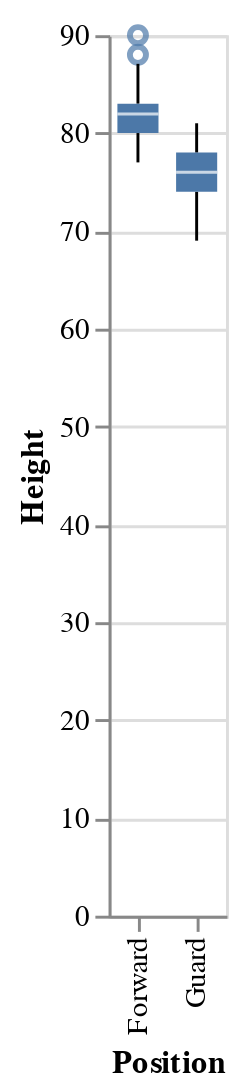

Source (notebook cell):
### Markdown cell above
## Comparing Heights

The following plots show the heights and weights of players, separated by position.

### Code cell
# Version B & C
chart = alt.Chart(nba).mark_boxplot().encode(
    x=alt.X('Position_GF', axis=alt.Axis(title='Position')),
    y=alt.Y('Height')
)
chart

### Figure 1 — Vega-Lite specification as saved in the notebook (floating-point values rounded to 4 significant figures; data arrays with more than 128 entries replaced by an {"elided": "..."} marker saying what was removed)
{"config": {"view": {"continuousWidth": 400, "continuousHeight": 300}}, "data": {"name": "data-c026105d3c7e6726333173eb37882f52"}, "mark": "boxplot", "encoding": {"x": {"type": "nominal", "axis": {"title": "Position"}, "field": "Position_GF"}, "y": {"type": "quantitative", "field": "Height"}}, "$schema": "https://vega.github.io/schema/vega-lite/v4.8.1.json", "datasets": {"data-c026105d3c7e6726333173eb37882f52": {"elided": "274 records"}}}
